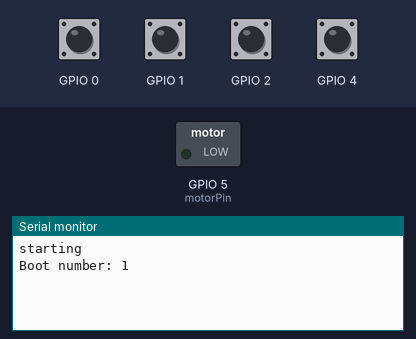
A sketch run on a simulated ESP32. Parts: switched loads named in the sketch (green lamp = pin HIGH), the last lines printed to the serial monitor. Inputs (shaded band) come from the test bench; at power-on: GPIO 0–2, GPIO 4 HIGH.

Above: at 2.2 s.
2.3 s: GPIO 0 pulled LOW for 0.15 s
At 3.4 s:
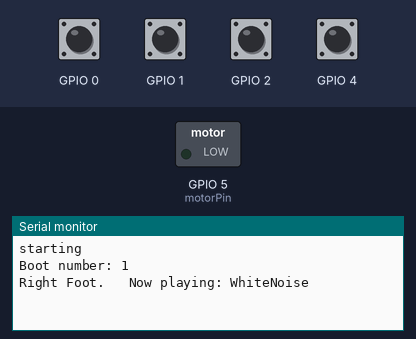
3.9 s: GPIO 4 pulled LOW for 0.15 s
At 4.6 s:
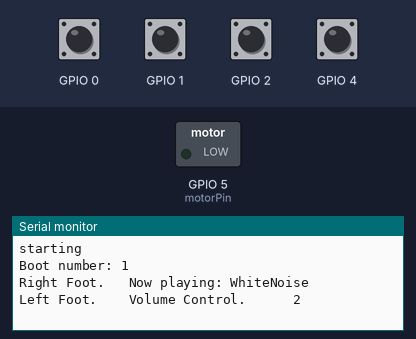
5.5 s: GPIO 0 pulled LOW for 1 s
At 5.9 s:
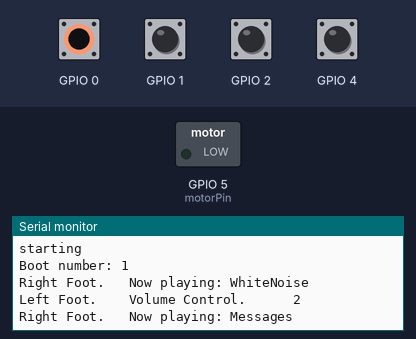
8.0 s: GPIO 1 pulled LOW for 0.15 s
At 9.0 s:
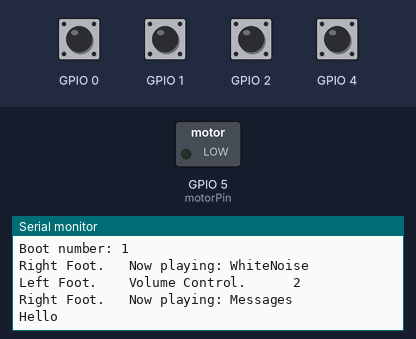
9.6 s: GPIO 2 pulled LOW for 0.15 s
At 10.2 s:
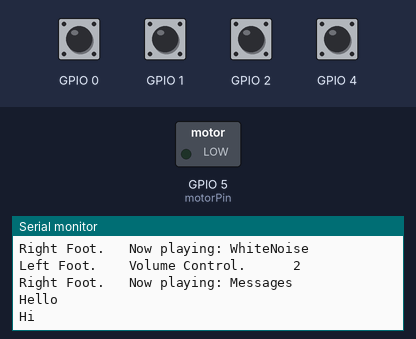
11.2 s: GPIO 2 pulled LOW for 1 s
At 12.6 s:
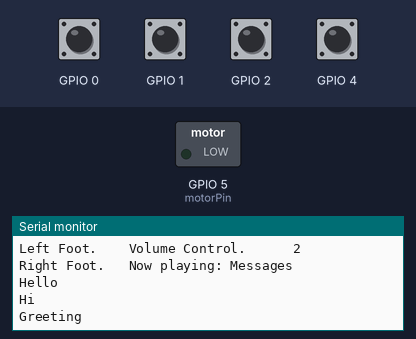

The sketch:

storyBeforeAudio.ino
```cpp
#include <Arduino.h>
#include "driver/rtc_io.h"

#define BUTTON_PIN_BITMASK(GPIO) (1ULL << GPIO)
#define WAKEUP_PIN_MASK (1ULL << GPIO_NUM_4)
#define USE_EXT0_WAKEUP 1
#define WAKEUP_GPIO GPIO_NUM_4

#define uS_TO_S_FACTOR 1000000ULL
#define TIME_TO_SLEEP 5

RTC_DATA_ATTR int bootCount = 0;
struct Button {
    const uint8_t PIN;
    bool pressed;
    unsigned long lastMillis;
};

Button leftFoot = {4, false, 0};
Button rightFoot = {0, false, 0};
Button leftHand = {1, false, 0};
Button rightHand = {2, false, 0};
int motorPin = 5;
const unsigned long DEBOUNCE_TIME = 250;

void IRAM_ATTR isr(void* arg) {
    Button* b = static_cast<Button*>(arg);
    unsigned long now = millis();
    if (now - b->lastMillis > DEBOUNCE_TIME) {
        b->pressed = true;
        b->lastMillis = now;
    }
}
int audioOptionIndex = 0;
bool storytelling = false;
bool messagesOption = false;
int volume = 1;
int storyIndex = 0;
int messageIndex = 0;
String audioActions[] = {"Storytelling", "WhiteNoise", "Messages", "Meditation/Breathing"};
struct StoryNode{
    String text;
    int optionA;
    int optionB;
};
StoryNode storyTree[] = {
    {"Start: You are walking in a forest! Suddenly, you come across a fork in the road, go [Left] or [Right]?", 1, 2}, //0
    {"Went Left!: You come across a cave, [Go Inside] or [Keep Walking]?", 3, 4}, //1
    {"Went Right!: You reach a cliff, [Cross the Bridge] or [Climb Down]?", 5, 6}, //2
    {"Went into the cave!: You see a dragon! [Fight] or [Run Away]?", 7, 8}, //3
    {"Kept Walking: You come across a bear! Oh No! Run the the [Left] or [Right]?", 9, 10}, //4
    {"Crossed the Bridge: There is a cottage and a palace, go inside the [Cottage] or the [Palace]?", 11, 12}, //5
    {"Climb Down: There is a river ahead! [Bravely Swim] or [Sail a Boat]?", 13, 14}, //6
    {"Ending 7: You fought the dragon and gained treasure! Congrats!", 0, 0}, //7
    {"Ending 8: You ran away and got home safe and sound!", 0, 0}, // 8
    {"Ending 9: You ran to the left, but the bear caught you! :( Better luck next time!", 0, 0}, //9
    {"Ending 10: You ran to the right and managed to escape by hiding in a tunnel, Yay!", 0, 0}, //10
    {"Ending 11: You went into the cottage and found a witch brewing a soup! You are now in the soup :(", 0, 0},
    {"Ending 12: You went into the palace and and were elected to be the new ruler of the kingdom, best of luck!", 0, 0},
    {"Ending 13: You tried to swim across the river got chased by alligators, but you fought bravely and made it across!", 0, 0},
    {"Ending 14: You took a boat and tried to cross, but the boat sank and you had to turn back, and climb back up the cliff", 0, 0}
};
String messages[] = {"Hi", "Hello", "Welcome", "Greeting"};

int messageCount = sizeof(messages) / sizeof(messages[0]);
int actionsCount = sizeof(audioActions) / sizeof(audioActions[0]);

void print_wakeup_reason() {
    esp_sleep_wakeup_cause_t wakeup_reason;
    wakeup_reason = esp_sleep_get_wakeup_cause();
    switch(wakeup_reason)
    {
        case ESP_SLEEP_WAKEUP_EXT0 : Serial.println("Wakeup caused by external signal using RTC_IO"); break;
        case ESP_SLEEP_WAKEUP_EXT1 : Serial.println("Wakeup caused by external signal using RTC_CNTL"); break;
        case ESP_SLEEP_WAKEUP_TIMER : Serial.println("Wakeup caused by timer"); break;
        case ESP_SLEEP_WAKEUP_TOUCHPAD : Serial.println("Wakeup caused by touchpad"); break;
        case ESP_SLEEP_WAKEUP_ULP : Serial.println("Wakeup caused by ULP program"); break;
        default : Serial.printf("Wakeup was not caused by deep sleep: %d\n",wakeup_reason); break;
    }
}
void setup() {
    Serial.begin(115200);
    Serial.println("starting");
    delay(1000);
    while(!Serial);
    ++bootCount;
    Serial.println("Boot number: " + String(bootCount));
    // print_wakeup_reason();
    // esp_deep_sleep_enable_gpio_wakeup(WAKEUP_PIN_MASK, ESP_GPIO_WAKEUP_GPIO_LOW);
    // rtc_gpio_init(GPIO_NUM_4);
    // rtc_gpio_set_direction(GPIO_NUM_4, RTC_GPIO_MODE_INPUT_ONLY);
    // rtc_gpio_pullup_en(GPIO_NUM_4);
    // rtc_gpio_pulldown_dis(GPIO_NUM_4);
    pinMode(motorPin, OUTPUT);
    pinMode(leftFoot.PIN, INPUT_PULLUP);
    pinMode(rightFoot.PIN, INPUT_PULLUP);
    pinMode(leftHand.PIN, INPUT_PULLUP);
    pinMode(rightHand.PIN, INPUT_PULLUP);
    attachInterruptArg(leftFoot.PIN, isr, &leftFoot, FALLING);
    attachInterruptArg(rightFoot.PIN, isr, &rightFoot, FALLING);
    attachInterruptArg(leftHand.PIN, isr, &leftHand, FALLING);
    attachInterruptArg(rightHand.PIN, isr, &rightHand, FALLING);
}
void loop() {
    if (leftHand.pressed) {
        leftHand.pressed = false;

        if (storytelling) {
            storyIndex = storyTree[storyIndex].optionA;
            Serial.println(storyTree[storyIndex].text);
        } else if (messagesOption){
            messageIndex = (messageIndex + 1) % messageCount;
            Serial.println(messages[messageIndex]);
        }
    }
    if (rightHand.pressed) {
        rightHand.pressed = false;
        if (storytelling){
            storyIndex = storyTree[storyIndex].optionB;
            Serial.println(storyTree[storyIndex].text);
        } else if (messagesOption){
            messageIndex--;
            if (messageIndex < 0){
                messageIndex = messageCount - 1;
            }
            Serial.println(messages[messageIndex]);
        }
    }
    if (leftFoot.pressed) {
        leftFoot.pressed = false;
        volume = (volume + 1) % 3;
        Serial.print("Left Foot.    ");
        Serial.print("Volume Control.      ");
        Serial.println(volume);
    }
    if (rightFoot.pressed) {
        rightFoot.pressed = false;
        audioOptionIndex = (audioOptionIndex + 1) % actionsCount;
        Serial.print("Right Foot.   ");
        Serial.print("Now playing: ");
        Serial.println(audioActions[audioOptionIndex]);
        storytelling = (audioOptionIndex == 0);
        if (storytelling) {
            Serial.println(storyTree[0].text);
            storyIndex = 0;
        }
        messagesOption = (audioOptionIndex == 2);
    }
}
```

Measured:
- after the input at 2.3 s, the serial monitor: prints a new line at once (image 1)
- after the input at 3.9 s, the serial monitor: prints a new line at once (image 2)
- after the input at 5.5 s, the serial monitor: prints a new line at once (image 3)
- after the input at 8.0 s, the serial monitor: prints a new line at once (image 4)
- after the input at 9.6 s, the serial monitor: prints a new line at once (image 5)
- after the input at 11.2 s, the serial monitor: prints a new line at once (image 6)
